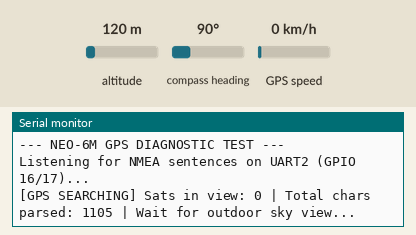
A sketch run on a simulated ESP32. Parts: the last lines printed to the serial monitor. The inputs (shaded band) are chosen by the test bench; at power-on: altitude 120 m, compass heading 90°, GPS speed 0 km/h. The GPS gets a fix after 3 s at 37.7749, -122.4194 with 8 satellites.

Above: at 2.2 s.
2.3 s: altitude set to 20 m
At 4.8 s:
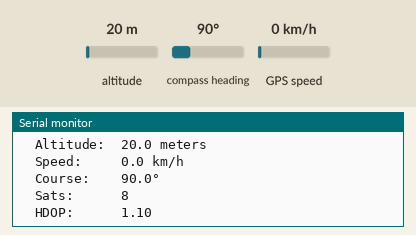
5.5 s: compass heading set to 7°
7.0 s: GPS speed set to 2 km/h
At 9.1 s:
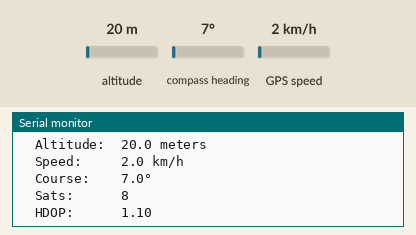

Measured:
- after the input at 2.3 s, the serial monitor: prints a new line after 1.7 s (image 1)
- after the input at 7.0 s, the serial monitor: prints a new line after 1.0 s (image 2)

The sketch:

02_neo6m_gps_test.ino
```cpp
/*
 * TEST SKETCH 02: NEO-6M GPS Module Test
 *
 * Pins:
 * NEO-6M TX -> ESP32 GPIO 16 (ESP32 RX)
 * NEO-6M RX -> ESP32 GPIO 17 (ESP32 TX)
 * NEO-6M VCC -> ESP32 3.3V / 5V
 * NEO-6M GND -> ESP32 GND
 *
 * Note: NEO-6M needs a clear view of the open sky to acquire a satellite fix.
 * Indoor fix acquisition can take several minutes.
 */

#include <HardwareSerial.h>
#include <TinyGPS++.h>

#define GPS_RX 16
#define GPS_TX 17

HardwareSerial gpsSerial(2);
TinyGPSPlus gps;

void setup() {
  Serial.begin(115200);
  delay(1000);
  Serial.println("\n--- NEO-6M GPS DIAGNOSTIC TEST ---");

  gpsSerial.begin(9600, SERIAL_8N1, GPS_RX, GPS_TX);
  Serial.println("Listening for NMEA sentences on UART2 (GPIO 16/17)...");
}

void loop() {
  while (gpsSerial.available() > 0) {
    char c = gpsSerial.read();
    gps.encode(c);
  }

  static unsigned long lastPrint = 0;
  if (millis() - lastPrint >= 2000) {
    lastPrint = millis();

    if (gps.location.isValid()) {
      Serial.printf("[GPS FIX ACTIVE]\n");
      Serial.printf("  Latitude:  %.6f°\n", gps.location.lat());
      Serial.printf("  Longitude: %.6f°\n", gps.location.lng());
      Serial.printf("  Altitude:  %.1f meters\n", gps.altitude.meters());
      Serial.printf("  Speed:     %.1f km/h\n", gps.speed.kmph());
      Serial.printf("  Course:    %.1f°\n", gps.course.deg());
      Serial.printf("  Sats:      %d\n", gps.satellites.value());
      Serial.printf("  HDOP:      %.2f\n", gps.hdop.hdop());
    } else {
      Serial.printf("[GPS SEARCHING] Sats in view: %d | Total chars parsed: %lu | Wait for outdoor sky view...\n",
                    gps.satellites.value(), gps.charsProcessed());
    }
  }
}
```
